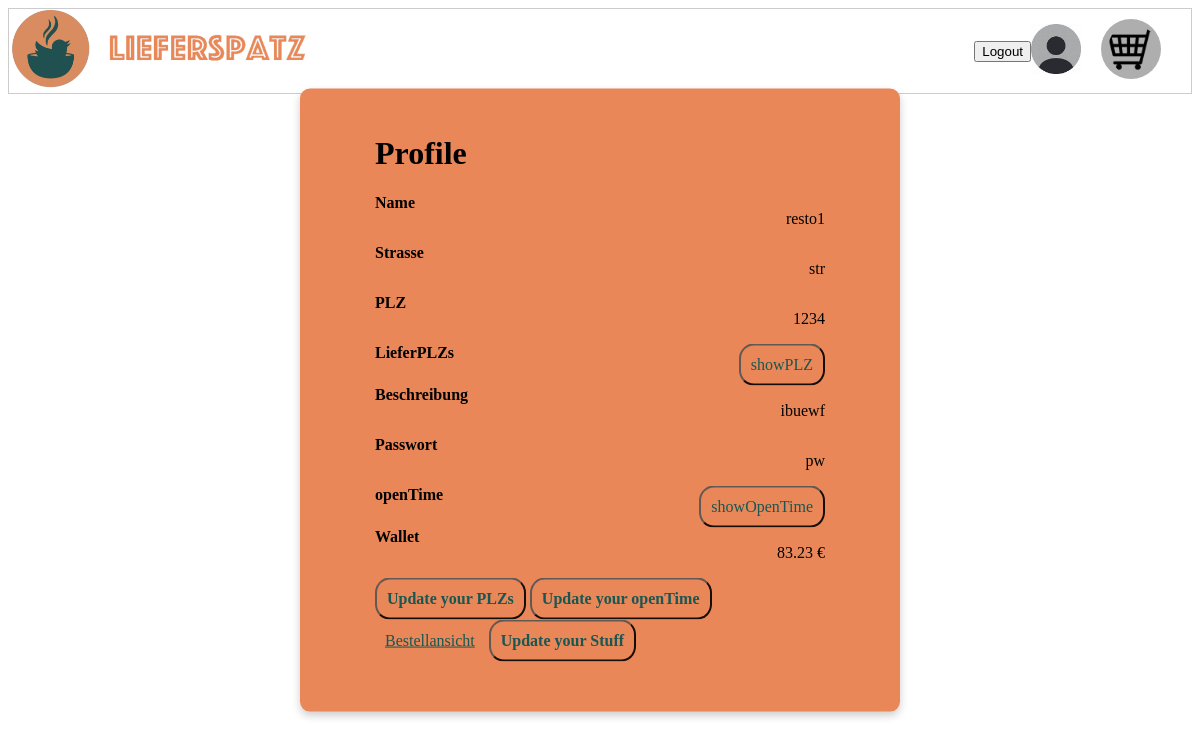
The page /profile/ (signed in) on the database its author committed.
### app.py (models this page shows, shortened)
class Resto(db.Model):
    id = db.Column(db.Integer, primary_key = True)
    name = db.Column(db.String(20), unique = True, nullable = False)
    strasse = db.Column(db.String(20), unique = False, nullable = False)
    plz = db.Column(db.Integer(), unique = False, nullable = False)
    lieferplz = db.Column(db.String(), unique = False, nullable = False)
    beschreibung = db.Column(db.String(555), nullable = False)
    password = db.Column(db.String(20), nullable = False)
    openTime = db.Column(db.String(), nullable = False)
    wallet = db.Column(db.Integer, nullable=False, default=0)
    image = db.Column(db.String, nullable=True)

### app.py (the view)
@app.route("/profile/")
def profile():
    if not session.get("user"):
        return redirect(url_for("login"))
    user1 = session["user"]
    if user1["type"] == "Kunde":
        user = Kunde.query.get_or_404(user1["id"])
    else:
        user = Resto.query.get_or_404(user1["id"])
    return render_template("profile.html", content=user, userType = user1["type"], userID = user1["id"], json = json)

### templates/profile.html (shortened to what this page needs)
<!DOCTYPE html>
<html lang="en">
<head>
</head>
<body>
    <div  class=" header-layout">
        <div>
            {% if userType == "Kunde" %}
            <a href="{{ url_for('CatchResto')}}">
                <img class="logo" src="{{ url_for('static', filename='images/LP.png') }} ">
            </a>
            {% else %}
            <a href="{{ url_for('resto_speisekarte', restaurant_id = userID)}}">
                <img class="logo" src="{{ url_for('static', filename='images/LP.png') }} ">
            </a>
            {% endif %}
        </div>
        <div style=" padding: 10px;">
            <form action="{{ url_for('logout') }}" method="POST">
                <button type="submit">Logout</button>
            </form>
            <a href="{{ url_for('profile')}}">
                <img style="height: 50px; margin-right: 20px;" src ="{{ url_for('static', filename='images/th.jfif') }} ">
            </a>
            <a href="{{ url_for('summary')}}">
                <img style="height: 50px; background-color: #aeaeae; padding: 5px ; border-radius: 100%; padding-right: 3px; padding-left: 7px;margin-right: 20px;" src ="{{ url_for('static', filename='images/WK.png') }} ">
            </a>
        </div>
    </div>
    <div class="Profile" id="Profile">
        <h1>
            Profile
        </h1>
        {% if userType == "Kunde" %}
        <div class="item">
            <label for="vorname"><b>Vorname</b></label>
            <p>{{content.vorname}}</p>
        </div>
        <div class="item">
            <label for="Nachname"><b>Nachname</b></label>
            <p>{{content.nachname}}</p>
        </div>
        <div class="item">
            <label for="adresse"><b>Adresse</b></label>
            <p>{{content.adresse}}</p>
        </div>
        <div class="item">
            <label for="postleitzahl"><b>PLZ</b></label>
            <p>{{content.postleitzahl}}</p>
        </div>
        <div class="item">
            <label for="password"><b>Passwort</b></label>
            <p>{{content.password}}</p>
        </div>
        <div class="item">
            <label for="wallet"><b>Wallet</b></label>
            <p>{{"%.2f"|format(content.wallet)}} €</p>
        </div>
        <a class="btn register" href="{{url_for('bestellansichtKunde')}}">Bestellansicht</a>
        {% else %}
        <div class="item">
            <label for="name"><b>Name</b></label>
            <p>{{content.name}}</p>
        </div>
        <div class="item">
            <label for="strasse"><b>Strasse</b></label>
            <p>{{content.strasse}}</p>
        </div>
        <div class="item">
            <label for="plz"><b>PLZ</b></label>
            <p>{{content.plz}}</p>
        </div>
        <div class="item">
            <label for="lieferplz"><b>LieferPLZs</b></label>
            <button class="btn register" onclick="openForm('showPLZ')">showPLZ</button>
        </div>
        <div class="item">
            <label for="beschreibung"><b>Beschreibung</b></label>
            <p>{{content.beschreibung}}</p>
        </div>
        <div class="item">
            <label for="password"><b>Passwort</b></label>
            <p>{{content.password}}</p>
        </div>
        <div class="item">
            <label for="openTime"><b>openTime</b></label>
            <button class="btn register" onclick="openForm('showOpenTime')">showOpenTime</button>
        </div>
        <div class="item">
            <label for="wallet"><b>Wallet</b></label>
            <p>{{"%.2f"|format(content.wallet)}} €</p>
        </div>
        <button class="btn register" onclick="openForm('PLZupdateForm')"><b>Update your PLZs</b></button>
        <button class="btn register" onclick="openForm('openTimeUpdateForm')"><b>Update your openTime</b></button>
        <a class="btn register" href="{{url_for('bestellansichtResto')}}">Bestellansicht</a>
        {% endif %}
        <button class="btn register" onclick="openForm('profileUpdateForm')"><b>Update your Stuff</b></button>
    </div>
</body>
</html>

### templates/profile.html (style rules this page uses)
.Profile { display: block; position: fixed; transform: translate(-50%, -50%); background-color: #E98758; box-shadow: 0px 4px 8px rgba(0, 0, 0, 0.2); border-radius: 10px; min-width: 300px; top: 50%; left: 50%; padding: 25px 75px 50px 75px; flex-direction: column; align-items: flex-start; flex-shrink: 0; background:#E98758; }
.Profile .item { display: flex; justify-content: space-between; align-items: flex-start; }
.register { background-color: #E98758; color:#025252; padding: 10px; align-items: center; display: justify; border-radius: 15px; font-family: "Istok Web"; font-size: 100%; opacity: 0.9; }
.logo { height: 80px; border-radius: 10px; }
.header-layout { display: grid; grid-template-columns: 1fr 1fr; background-color: rgb(255, 255, 255); border: 1px solid #ccc; }
.header-layout > div:first-child { display: flex; justify-content: left; align-items: center; }
.header-layout > div:nth-child(2) { display: flex; justify-content: right; align-items: center; }

### rows shown on the page
Resto: name "resto1", strasse "str", plz "1234", beschreibung "ibuewf", password "pw", wallet "83.23"
